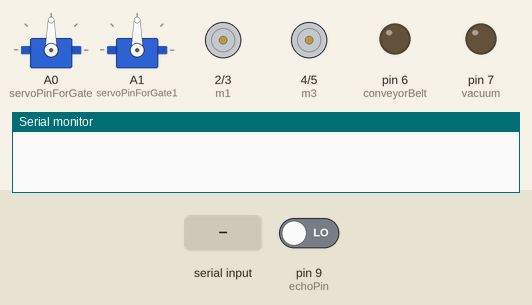
Simulated run of this sketch. Board: Arduino Uno, built with avr-gcc and run on an emulated ATmega328P. Parts: 2 × servo, motor-driver pin pairs drawn as motors (green arrow = first pin HIGH = forward, orange = second pin HIGH = backward, longer = more drive), output pins drawn as LEDs (lit = HIGH), the last lines printed to the serial monitor. The test bench sets the inputs (shaded band); at power-on: pin 9 (echoPin) LOW.

Above: at 1.2 s.
1.3 s: "w" received over the second serial link
At 2.7 s:
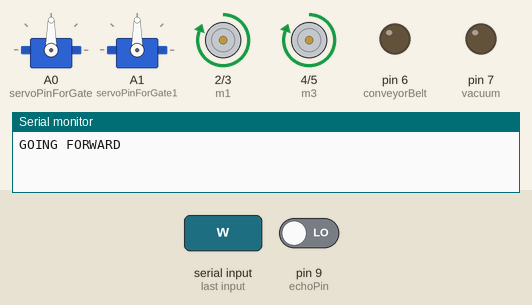
3.5 s: "a" received over the second serial link
At 5.0 s:
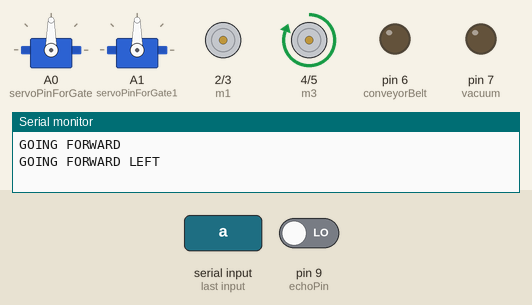
5.5 s: "d" received over the second serial link
At 7.2 s:
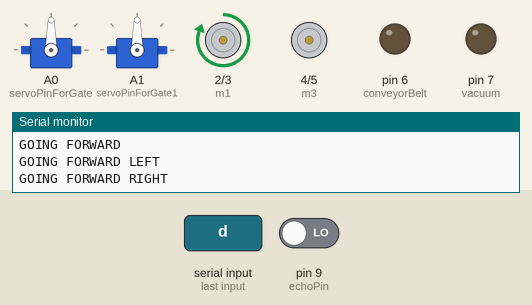
7.5 s: "j" received over the second serial link
At 8.5 s:
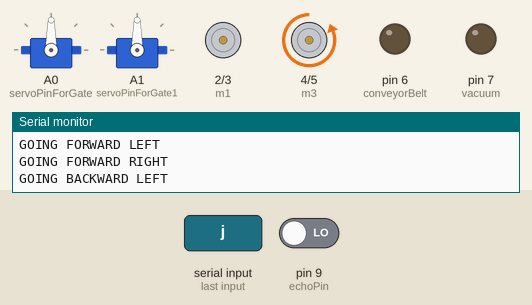
9.5 s: "l" received over the second serial link
At 10.9 s:
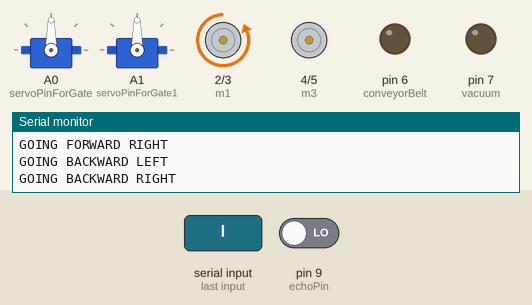
11.6 s: "k" received over the second serial link
At 13.0 s:
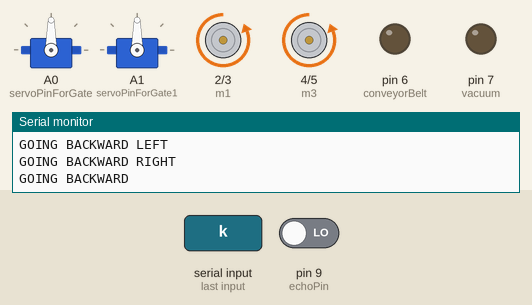
Timing chart, 0 to 14.6 s (numbered marks = the images above; inputs shaded):
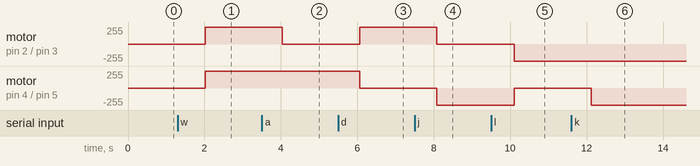

The sketch:

LawcBoat.ino
```cpp
//#include<Servo.h>
#include <SoftwareSerial.h>
#include<Servo.h>

//paddlers pins
const int m1 = 2;
const int m2 = 3;
const int m3 = 4;
const int m4 = 5;
//conveyor belt pin
const int conveyorBelt = 6;
//vacuum pin
const int vacuum = 7;

const int trigPin = 8;
const int echoPin = 9;

const int engine = 10;

//servo pins for gates
const int servoPinForGate = A0;
const int servoPinForGate1 = A1;
Servo servoForGate,servoForGate1;


SoftwareSerial bt(12, 13); //Rx | Tx
void setup() {
  //paddlers pins set to output mode
  pinMode(m1,OUTPUT);
  pinMode(m2,OUTPUT);
  pinMode(m3,OUTPUT);
  pinMode(m4,OUTPUT);
  //conveyor belt and vacuum to output mode
  pinMode(conveyorBelt,OUTPUT);
  pinMode(vacuum,OUTPUT);

  //ultrasonic sensor
  pinMode(trigPin,INPUT);
  pinMode(echoPin,INPUT);

  pinMode(servoPinForGate,OUTPUT);
  pinMode(servoPinForGate1,OUTPUT);

  servoForGate.attach(servoPinForGate);
  servoForGate1.attach(servoPinForGate1);

  Serial.begin(9600);
  bt.begin(9600);
}
//these two booleans are used to conditionally turn on or off conveyor belt and vacuum respectively.
bool isConveyorBeltOn  = false;
bool isVacuumOn  = false;
bool isGatesOn = false;
bool isEngineOn= false;
bool allowConveyorBelt = true;

int timee;
int distance;
void loop() {
  if(bt.available()>0){
    char c = bt.read();
    /*
    the char c is coming from bluetooth data
    and the chars and the purpose is
    w - Going forward
    s - stop
    a - forward left
    d - forward right
    j - backward left
    k - backward
    l - backward right
    e - engine
    c - conveyor belt
    v - vacuum
    */
    switch(c){
      case 'w':
          Serial.println("GOING FORWARD");
          bt.println("GOING FORWARD");
          digitalWrite(m1,HIGH);
          digitalWrite(m2,LOW);
          digitalWrite(m3,HIGH);
          digitalWrite(m4,LOW);
          break;
      case 's':
          Serial.println("Stoping");
          bt.println("Stoping");
          digitalWrite(m1,LOW);
          digitalWrite(m2,LOW);
          digitalWrite(m3,LOW);
          digitalWrite(m4,LOW);
          break;
      case 'a':
          Serial.println("GOING FORWARD LEFT");
          bt.println("GOING FORWARD LEFT");
          digitalWrite(m1,LOW);
          digitalWrite(m2,LOW);
          digitalWrite(m3,HIGH);
          digitalWrite(m4,LOW);
          break;
      case 'd':
          Serial.println("GOING FORWARD RIGHT");
          bt.println("GOING FORWARD RIGHT");
          digitalWrite(m1,HIGH);
          digitalWrite(m2,LOW);
          digitalWrite(m3,LOW);
          digitalWrite(m4,LOW);
          break;
      case 'j':
          Serial.println("GOING BACKWARD LEFT");
          bt.println("GOING BACKWARD LEFT");
          digitalWrite(m1,LOW);
          digitalWrite(m2,LOW);
          digitalWrite(m3,LOW);
          digitalWrite(m4,HIGH);
          break;
      case 'l':
          Serial.println("GOING BACKWARD RIGHT");
          bt.println("GOING BACKWARD RIGHT");
          digitalWrite(m1,LOW);
          digitalWrite(m2,HIGH);
          digitalWrite(m3,LOW);
          digitalWrite(m4,LOW);
          break;
      case 'k':
          Serial.println("GOING BACKWARD");
          bt.println("GOING BACKWARD");
          digitalWrite(m1,LOW);
          digitalWrite(m2,HIGH);
          digitalWrite(m3,LOW);
          digitalWrite(m4,HIGH);
          break;

      case 'c':

          if(allowConveyorBelt){
             if(!isConveyorBeltOn){
              Serial.println("Turning ON Conveyor Belt");
              bt.println("Turning ON Conveyor Belt");
              digitalWrite(conveyorBelt,HIGH);
              isConveyorBeltOn = true;
            }else{
              Serial.println("Turning OFF Conveyor Belt");
              bt.println("Turning OFF Conveyor Belt");
              digitalWrite(conveyorBelt,LOW);
              isConveyorBeltOn = false;
            }
          }

          break;

      case 'v':
          if(!isVacuumOn){
          Serial.println("Turning ON Vacuum");
          bt.println("Turning ON Vacuum");
            digitalWrite(vacuum,HIGH);
            isVacuumOn = true;
          }else{
          Serial.println("Turning OFF Vacuum");
          bt.println("Turning OFF Vacuum");
            digitalWrite(vacuum,LOW);
            isVacuumOn = false;
          }
          break;
      case 'g':
          if(isGatesOn){
            servoForGate.write(30);
            servoForGate1.write(108);
          }else{
            servoForGate.write(108);
            servoForGate1.write(30);
          }
          break;

      case 'e':
          if(!isEngineOn){
            Serial.println("Turning on the engine");
            bt.println("Turning on the engine");
            digitalWrite(engine,HIGH);
          }else{
            Serial.println("Turning on the engine");
            bt.println("Turning on the engine");
            digitalWrite(engine,LOW);
          }
      default:
          Serial.println("Not The Choice");
          bt.println("Not The Choice");
    }
  }


  timee = pulseIn(echoPin,HIGH);
  distance = (timee * 0.034)/2;

  if(distance < 10){
    allowConveyorBelt = false;
  }else{
    allowConveyorBelt = true;
  }
}
```

Measured:
- after the input at 1.3 s, motor on pin 2 (m1) / pin 3 (m2), motor on pin 4 (m3) / pin 5 (m4): stopped → forward 255/255 after 0.72 s
- after the input at 3.5 s, motor on pin 2 (m1) / pin 3 (m2): forward 255/255 → stopped after 0.54 s
- after the input at 5.5 s, motor on pin 2 (m1) / pin 3 (m2): stopped → forward 255/255 after 0.56 s; motor on pin 4 (m3) / pin 5 (m4): forward 255/255 → stopped after 0.56 s
- after the input at 7.5 s, motor on pin 2 (m1) / pin 3 (m2): forward 255/255 → stopped after 0.58 s; motor on pin 4 (m3) / pin 5 (m4): stopped → backward 255/255 after 0.58 s
- after the input at 9.5 s, motor on pin 2 (m1) / pin 3 (m2): stopped → backward 255/255 after 0.61 s; motor on pin 4 (m3) / pin 5 (m4): backward 255/255 → stopped after 0.61 s
- after the input at 11.6 s, motor on pin 4 (m3) / pin 5 (m4): stopped → backward 255/255 after 0.52 s
